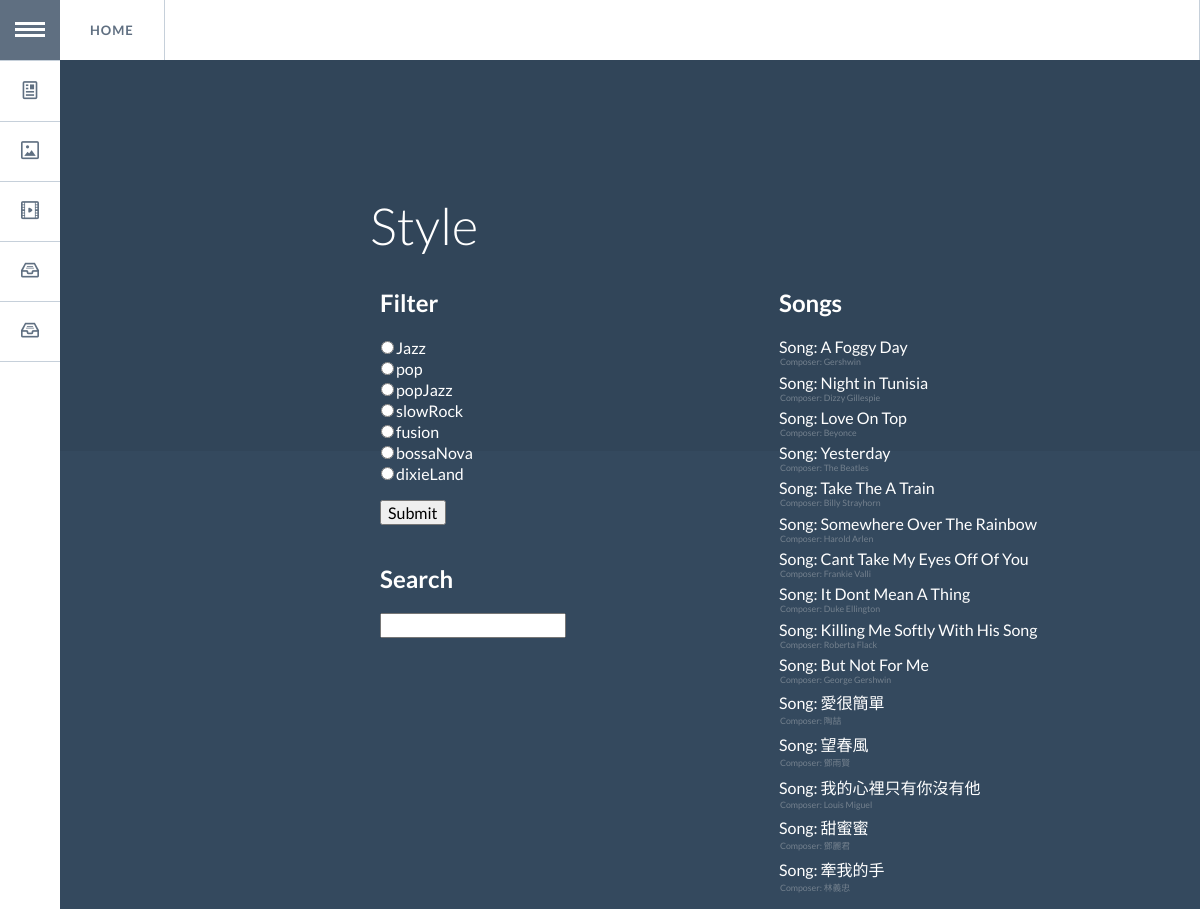
The page /style/ on the database its author committed.
### singer/models.py (models this page shows, shortened)
class Style(models.Model):
	SID = models.AutoField(primary_key = True)
	SName = models.CharField(max_length = 100)

class Song(models.Model):
	SID = models.AutoField(primary_key = True)
	SName = models.CharField(max_length = 100)
	Language = models.CharField(max_length = 100)
	Composer = models.CharField(max_length = 100)
	Tonality = models.CharField(max_length = 100)
	Verion = models.CharField(max_length = 100)
	Style = models.ManyToManyField(Style)

### singer/views.py (the view)
# urls.py: url(r'^style/', style),
def style(request):
    Song_list = Song.objects.all()
    Style_list = Style.objects.all()
    if 'id' in request.GET:
        q = request.GET['id']
        F_Song_list = Style.objects.filter(SID=q)[0].song_set.all()
        return render(request, 'style.html', {'Song_list': F_Song_list, 'Style_list': Style_list})
    elif 'id2' in request.GET:
        q = request.GET['id2']
        F_Song_list = Style.objects.filter(SID=q)[0].song_set.all()
        return render(request, 'style.html', {'Song_list': F_Song_list, 'Style_list': Style_list})
    elif 'search' in request.GET:
        q = request.GET['search']
        S_Song_list = Song.objects.filter(SName__icontains=q)|Song.objects.filter(Composer__icontains=q)#|Style.objects.filter(SName__icontains=q)[0].song_set.all()
        return render(request, 'style.html', {'Song_list': S_Song_list, 'Style_list': Style_list})
    elif 'song' in request.GET:
         Song.objects.create(SName=request.GET['song'], Language=request.GET['lan'], Composer=request.GET['comp'])
         return render(request, 'style.html', {'Song_list': Song_list, 'Style_list': Style_list})
    else:
        return render(request, 'style.html', {'Song_list': Song_list, 'Style_list': Style_list})

### templates/style.html (shortened to what this page needs)
<!DOCTYPE html>
<html lang="en" class="no-js">
	<head>
		<link rel="stylesheet" type="text/css" href="/static/css/normalize.css" />
		<link rel="stylesheet" type="text/css" href="/static/css/demo.css" />
		<link rel="stylesheet" type="text/css" href="/static/css/component.css" />
	</head>
	<body>
		<div class="container">
			<ul id="gn-menu" class="gn-menu-main">
				<li class="gn-trigger" style="float: left">
					<a class="gn-icon gn-icon-menu"><span>Menu</span></a>
					<nav class="gn-menu-wrapper">
						<div class="gn-scroller">
							<ul class="gn-menu">
								<li><a href="/song/" class="gn-icon gn-icon-article">Song</a></li>
								<li><a href="/style/" class="gn-icon gn-icon-pictures">Style</a></li>
								<li><a href="/performance/" class="gn-icon gn-icon-videos">Performance</a></li>
								<li><a href="/vocalist/" class="gn-icon gn-icon-archive">Vocalist</a></li>
								<li><a href="/instrumentalist/" class="gn-icon gn-icon-archive">Instrumentalist</a></li>
							</ul>
						</div>
					</nav>
				</li>
				<li><a href="/">Home</a></li>
			</ul>
			<header>
				<div>
					<div><h1>Style</h1></div>
					<div class = "column">
						<h2>Filter</h2>
						<form action="" method="get">
					        <table>
					            {% for style in Style_list %}
					                <tr>
					                    <td> <input type="radio" name="id" value="{{style.SID}}"> </td>
					                    <td> {{ style.SName }} </td>
					                </tr>
					            {% endfor %}
					        </table>
			        		<input type="submit" value="Submit">
			    		</form>
			    		<br>
			            <h2>Search</h2>
			            <form action="" method="get">
							<input type="text" name="search">
						</form>
		        	</div>
		        	<div class = "column">
		        	<h2>Songs</h2>
					{% for song in Song_list %}
					    <div>
							Song:
					    {{ song.SName }}
							<span>Composer:
							{{ song.Composer }}</span>
					    </div>
					{% endfor %}
					</div>
				</div>
			</header>
		</div>
	</body>
</html>

### templates/style.html (style rules this page uses)
* { box-sizing: border-box; }
.column { float: left; width: 50%; padding: 10px; }

### rows shown on the page
Style: SName "Jazz"
Style: SName "pop"
Style: SName "popJazz"
Style: SName "slowRock"
Style: SName "fusion"
Style: SName "bossaNova"
Style: SName "dixieLand"
Song: SName "A Foggy Day", Composer "Gershwin"
Song: SName "Night in Tunisia", Composer "Dizzy Gillespie"
Song: SName "Love On Top", Composer "Beyonce"
Song: SName "Yesterday", Composer "The Beatles"
Song: SName "Take The A Train", Composer "Billy Strayhorn"
Song: SName "Somewhere Over The Rainbow", Composer "Harold Arlen"
Song: SName "Cant Take My Eyes Off Of You", Composer "Frankie Valli"
Song: SName "It Dont Mean A Thing", Composer "Duke Ellington"
Song: SName "Killing Me Softly With His Song", Composer "Roberta Flack"
Song: SName "But Not For Me", Composer "George Gershwin"
Song: SName "愛很簡單", Composer "陶喆"
Song: SName "望春風", Composer "鄧雨賢"
Song: SName "我的心裡只有你沒有他", Composer "Louis Miguel"
Song: SName "甜蜜蜜", Composer "鄧麗君"
Song: SName "牽我的手", Composer "林義忠"
